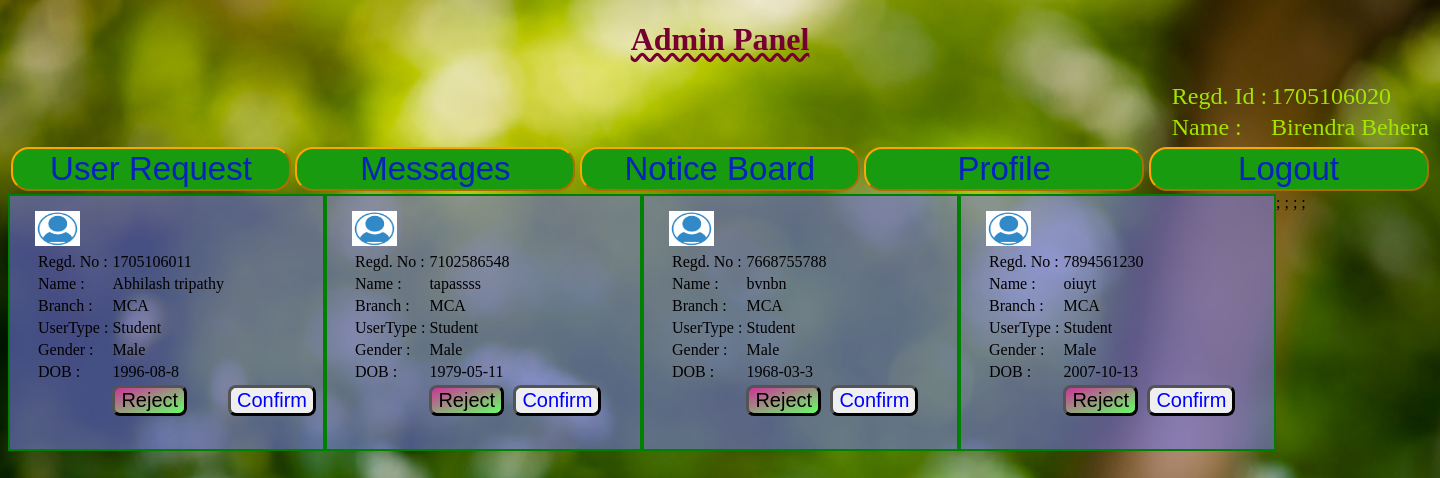
/userrequest.php (signed in), run on the app's committed database.
### tables this page shows
CREATE TABLE `useracc` (
  `registerid` bigint(10) NOT NULL,
  `name` varchar(40) NOT NULL,
  `email` varchar(30) NOT NULL,
  `branch` varchar(9) NOT NULL,
  `phone` bigint(10) NOT NULL,
  `password` varchar(14) NOT NULL,
  `gender` varchar(7) NOT NULL,
  `dob` varchar(12) NOT NULL,
  `usertype` varchar(8) NOT NULL,
  `status` tinyint(1) NOT NULL DEFAULT '0'
);

### userrequest.php (the view, shortened to what this page needs)
<?php session_start();
                        if(isset($_SESSION['registerid']))
                        {
                          $id = $_SESSION['registerid'];
                          $con = mysqli_connect("localhost","root",'',"communitynetworking") or die('$con');
                          $sql = "select * from useracc where registerid = $id ";
                          $result = mysqli_query($con,$sql) or die(mysqli_error($con));
                          $row=mysqli_fetch_array($result);
                          $name = $row['name'];
                          $sqlreq = "select * from useracc where status = '0'";
                          $resultreq = mysqli_query($con,$sqlreq);
                        }
                        else
                          header('location:login.php');
                          ?>
<!Doctype html>
<html>
<head>
</head>
<body>
<h1 align="center">Admin Panel</h1>
<div style="float:right;padding-top=30px" class="admindetails">
<table><tr><td>Regd. Id :</td><td><?php echo $id ?></td></tr>
<tr><td>Name :</td><td><?php echo "$name" ?></td></tr>
</table>
</div>
<div>
<table width=100% span=10px spacing=5px padding-top=3px class="buttondesign" >
<tr><td><form method="get" action="userrequest.php"><button type="submit" class="userrequest">User Request</button></form></td><td><form method="get" action="chatting.php"><button type="submit" class="userrequest">Messages</button></form></td><td><form method="get" action="noticeboard.php"><button type="submit" class="userrequest">Notice Board</button></form></td>
<td><form method="get" action="profile.php"><button type="submit" class="userrequest">Profile</button></form></td><td><form method="get" action="logout.php"><button type="submit" class="userrequest">Logout</button></form></td></tr>
</table>
</div>
<?php
 if(mysqli_num_rows($resultreq)==0)
{
echo 'No request pending';
}
else{
    while($row=mysqli_fetch_array($resultreq))
    {
      $id = $row['registerid'];
      $name = $row['name'];
      $branch = $row['branch'];
       $gender = $row['gender'];
       $usertype = $row['usertype'];
      $dob = $row['dob'];
      ?>
      <div style="float:left;padding-left:25px;padding-top:15px" class="userdetails">
       <img src="abcde.png" width="45px" height="35px" class="profilephoto">
       <table><tr><td>Regd. No :</td><td><?php echo $id; ?></td></tr>
       <tr><td>Name : </td><td><?php echo "$name"; ?></td></tr>
       <tr><td>Branch :</td><td><?php echo "$branch"; ?></td></tr>
       <tr><td>UserType :</td><td><?php echo "$usertype" ; ?></td></tr>
       <tr><td>Gender : </td><td><?php echo "$gender" ;?></td></tr>
       <tr><td>DOB :</td><td><?php echo "$dob"; ?></td></tr>
      <tr><td></td><td><input type="button" name="reject" value="Reject" class="reject"></td><td><a href="work.php?id=<?php echo $id;?>"><input type="button" name="confirm" value="Confirm" class="confirm"></a></td></tr>
      </table>
      </div> ;
      <?php }
  }
      ?>
</body>
</html>

### userrequest.php (style rules this page uses)
.userdetails { background-color: rgba(114, 115, 219, 0.6); width: 285px; height:235px; border: 2px solid green; padding: 3px; font-size:16px; }
.confirm { font-size:20px; color:blue; border-radius:8px; border-width: 3px; }
body { background-image: url(admin2.jpg); background-repeat: no-repeat; background-size: cover; }
.buttondesign,.button { font-size:35px; }
h1 { color:hsl(336, 100%, 23%); text-decoration-line: underline; text-decoration-style: wavy; }
.userrequest { color:#0723bf; font-size: 33px; background:#189b0f; width: 280px; border-radius: 18px; border-color: orange }
.admindetails { font-size: 24px; color:#a2e504 }
.reject { color:black; font-size:20px; background: linear-gradient(to bottom right, #cc3399 0%, #66ff66 100%); border-radius:8px; border-width: 3px; }

### data on the page
useracc: name "Birendra Behera"
useracc: registerid "1705106011", name "Abhilash tripathy", branch "MCA", usertype "Student", gender "Male", dob "1996-08-8"
useracc: registerid "7102586548", name "tapassss", branch "MCA", usertype "Student", gender "Male", dob "1979-05-11"
useracc: registerid "7668755788", name "bvnbn", branch "MCA", usertype "Student", gender "Male", dob "1968-03-3"
useracc: registerid "7894561230", name "oiuyt", branch "MCA", usertype "Student", gender "Male", dob "2007-10-13"

### other printed values
$id "1705106020"
